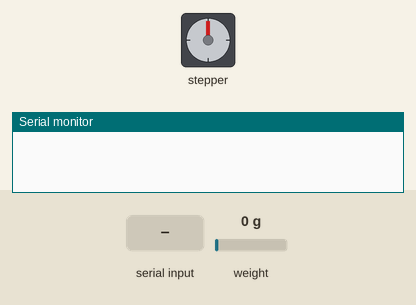
Recording of a sketch running on a simulated Arduino Uno, built with avr-gcc and run on an emulated ATmega328P. Shown: stepper motor, the last lines printed to the serial monitor. The test bench sets the inputs (shaded band); at power-on: weight on the scale 0 g. Stepper angles assume 2048 steps per turn.

Above: at 3.6 s.
3.7 s: "90,45\n" received over the second serial link
At 4.15 s:
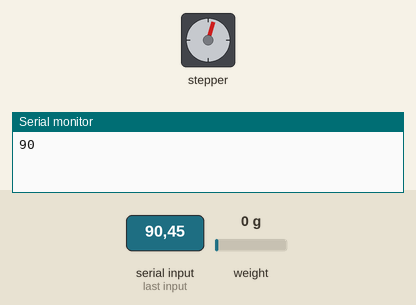
At 4.75 s:
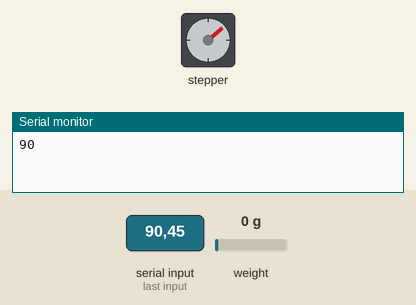
9.7 s: "30,150\n" received over the second serial link
At 12.6 s:
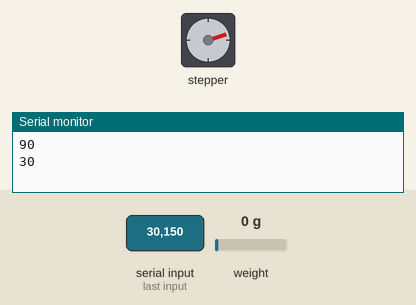
Timing chart, 0 to 14.1 s (numbered marks = the images above; inputs shaded):
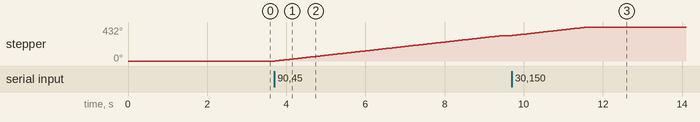

The sketch:

ino_arduino.ino
```cpp
/*---------------Comunicación serial-----------------*/
#include <SoftwareSerial.h>
SoftwareSerial arduino_serial(2, 3);
int dato_recibido = 0;
float g;

/*---------------Motor paso a paso-----------------*/
#include <Stepper.h>
#define motor_velocidad 10 //Velocidad a la cual se moverá el motor a pasos 0-3 rpm
#define gramos_vuelta 100 // Cambiar valor para ajustar giros
#define pasos_vuelta 2048
Stepper motor(pasos_vuelta, 8, 6, 9, 7);

/*---------------Celda de carga-----------------*/
#include <HX711_ADC.h> // Librerias
#include <Wire.h>
HX711_ADC celda(10, 11); // DT | SCK
float peso; // variable peso para pasarle el dato que saco de la celda

/*---------------Ultrasonido-----------------*/
const int ultra_trigger = 4;   //Pin digital 4 para el Trigger del sensor
const int ultra_echo = 5;   //Pin digital 5 para el Echo del sensor
long ultra_tiempo; //timepo que demora en llegar el eco
long ultra_distancia; //distancia en centimetros

/*---------------Bocina-----------------*/
int bocina = 12;


void setup() {
  //--- Serial
  Serial.begin(115200);
  arduino_serial.begin(115200);

  //--- Motor
  motor.setSpeed(motor_velocidad);

  //--- Celda de carga
  celda.begin(); // Se conecta a HX711
  celda.start(2000); // Espera 2s para estabilizarse
  celda.setCalFactor(485.0); // Calibracion (no tocar)

  //--- Ultrasonido
  pinMode(ultra_trigger, OUTPUT); //pin como salida
  pinMode(ultra_echo, INPUT);  //pin como entrada
  digitalWrite(ultra_trigger, LOW);//Inicializamos el pin con 0

}

void loop()
{
  //--- Celda de carga
  celda.update();
  peso = celda.getData();

  if(arduino_serial.available() > 0)
  {
    dato_recibido = arduino_serial.readStringUntil('\n').toInt();
    Serial.println(dato_recibido);

    /*-----------------------------------------------------------------------
    dato_recibido = 1 === (salida del perro - termino de comer)
    dato_recibido = 2 === (ya uso todos sus turnos, no dispensa)
    dato_recibido = 3 === (cooldown activo - tiempo de espera, no dispensa)
    dato_recibido > 3 === (gramos que tiene que dispensar)
    -----------------------------------------------------------------------*/

    if (dato_recibido > 3){
      vuelta(calcularVueltas(dato_recibido));
      g = dato_recibido;
    }
    else if (dato_recibido == 1){
      ultrasonido();
      Serial.print("&");Serial.print(peso);Serial.print("&");Serial.print(ultra_distancia);Serial.print("&");
      arduino_serial.print("&");arduino_serial.print(peso);arduino_serial.print("&");arduino_serial.print(ultra_distancia);arduino_serial.print("&");
      int porcentaje = (100 * (peso)) / g;
      if (porcentaje > 25){
        tone(bocina, 100, 300);
      }
    }
  }
}

void vuelta(float vueltas)
{
  if(vueltas > (peso/gramos_vuelta)){
    for(long i = 0; i < ((pasos_vuelta*vueltas) - ((pasos_vuelta)*(peso/gramos_vuelta))); i++)
      motor.step(1);
  }
  else{
    tone(bocina, 100, 1500);
  }
}

float calcularVueltas(float gramos)
{
  return gramos/gramos_vuelta;
}

void ultrasonido(){
  digitalWrite(ultra_trigger, HIGH);
  delayMicroseconds(10);          //Enviamos un pulso de 10us
  digitalWrite(ultra_trigger, LOW);

  ultra_tiempo = pulseIn(ultra_echo, HIGH); //obtenemos el ancho del pulso
  ultra_distancia = ultra_tiempo/59;             //escalamos el tiempo a una distancia en cm
}
```

Measured:
- after the input at 3.7 s, stepper: keeps turning clockwise at about 56°/s, starting at once
- after the input at 9.7 s, stepper: turns 108° clockwise in 1.9 s, starting at once
